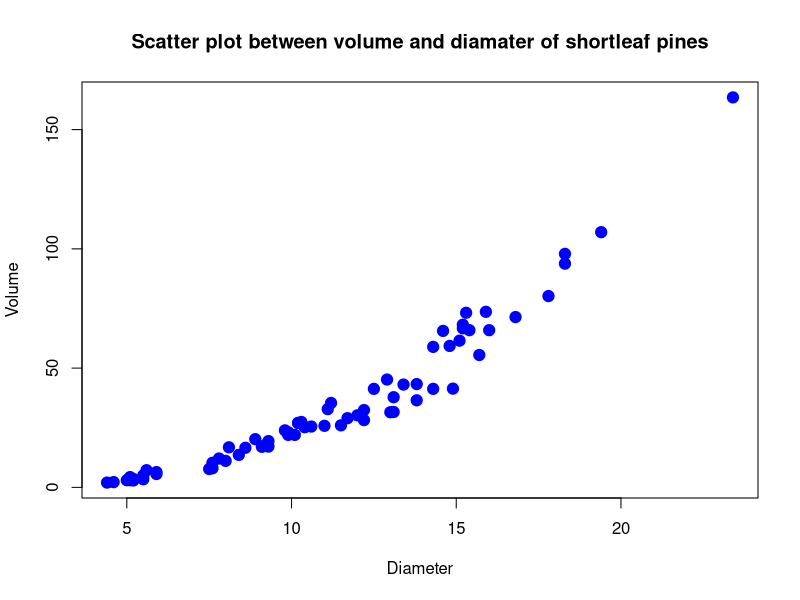
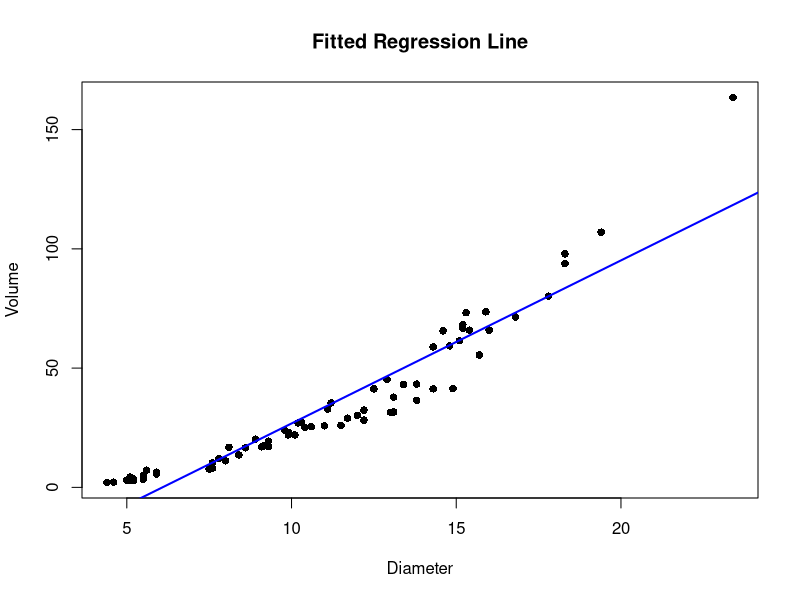
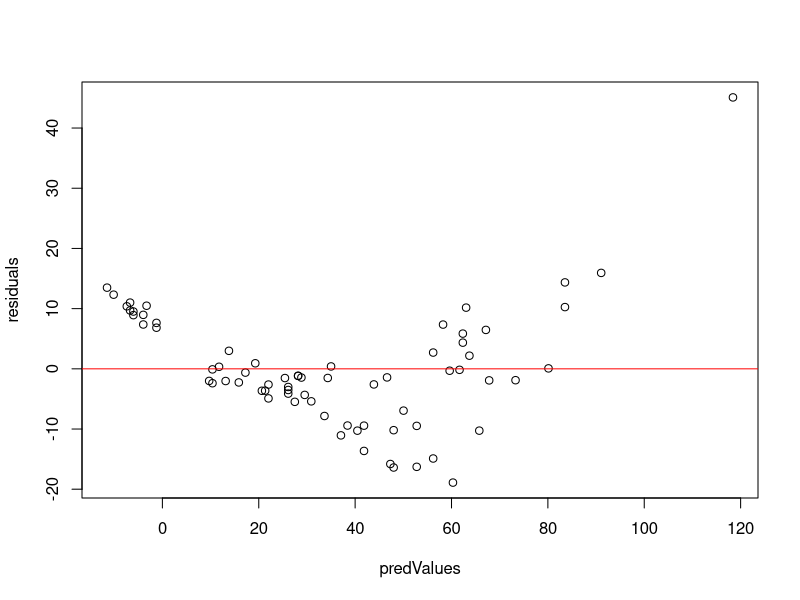
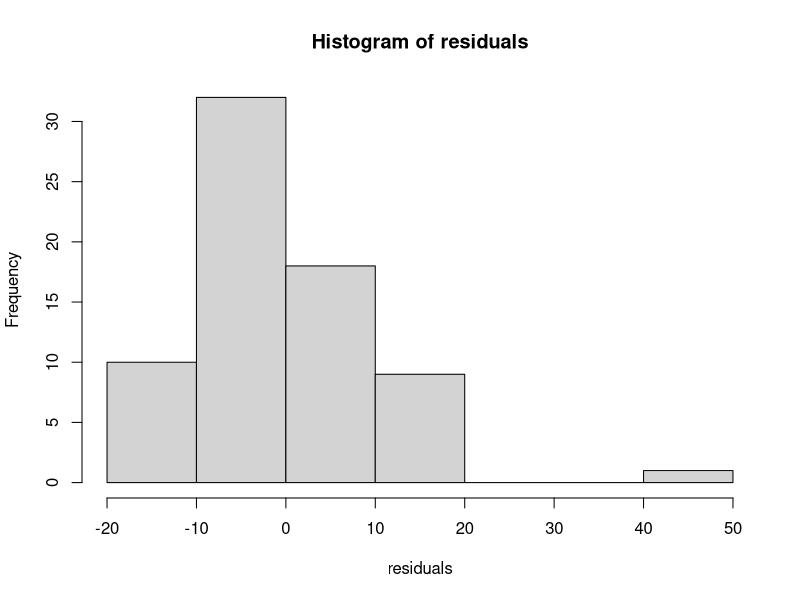
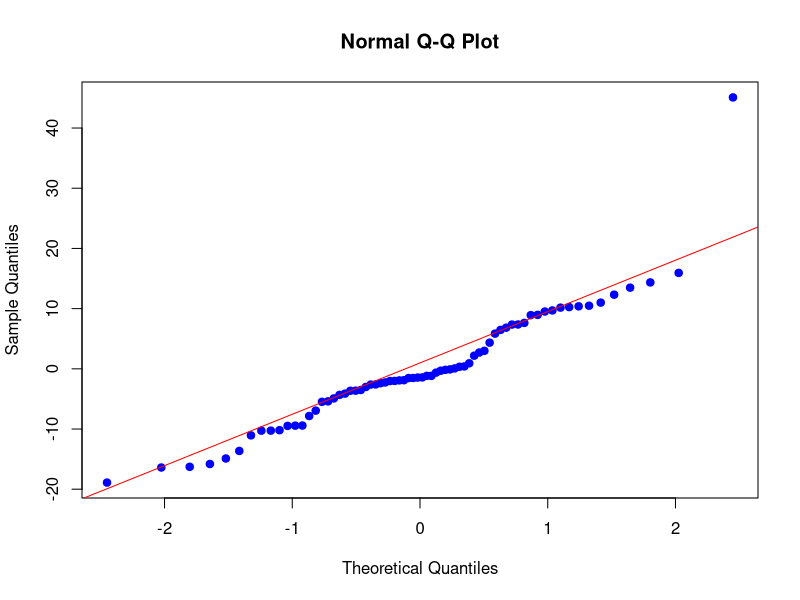
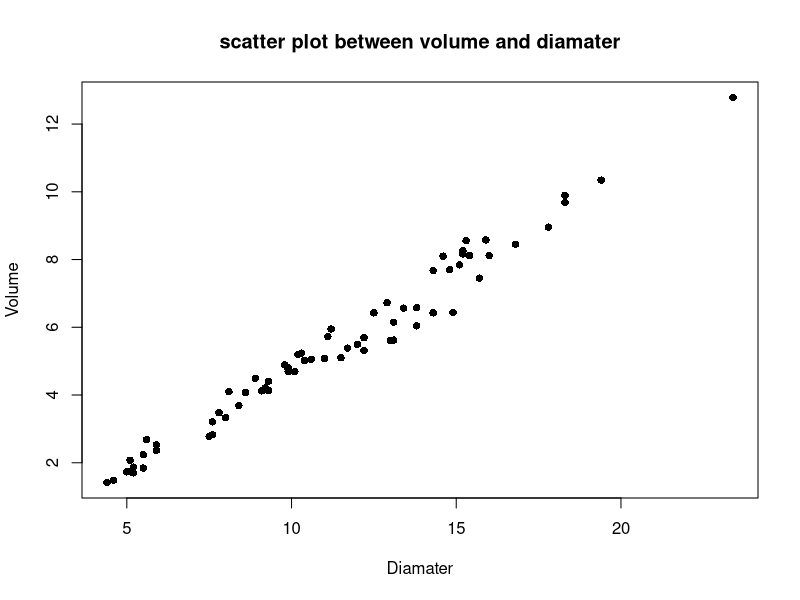
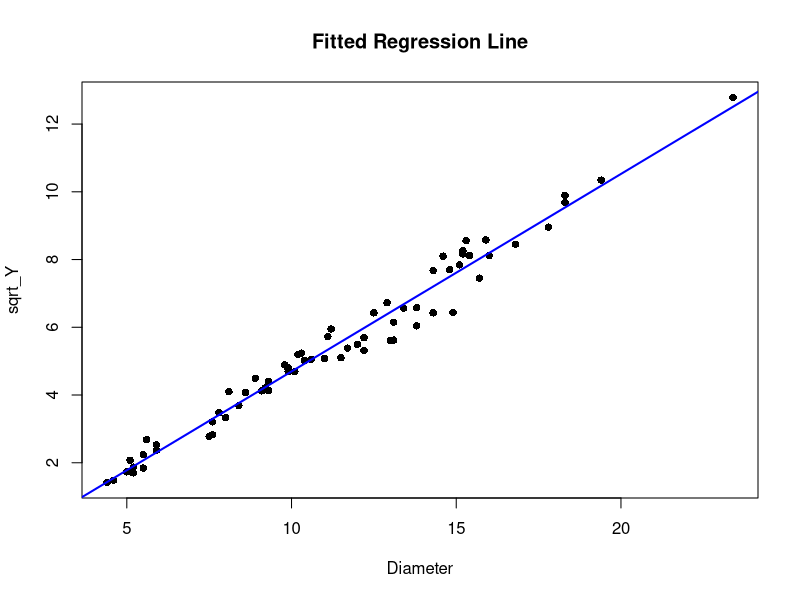
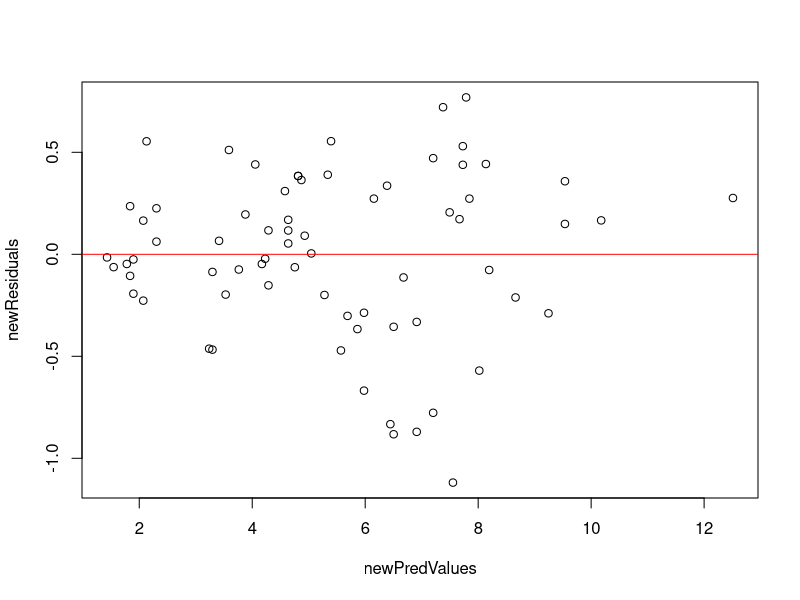

These figures' R source, in order:
## ---- chunk 1
data <- read.table("Shortleaf.txt", header = T, sep = '\t')

attach(data)

## ---- chunk 2
plot(Diameter, Volume, pch = 19, cex = 1.5, col = "blue", main = "Scatter plot between volume and diamater of shortleaf pines")
## ---- chunk 3
r <- cor(Diameter, Volume)
r
## ---- chunk 4
regModel <- lm(Volume~Diameter)
regModel
## ---- chunk 5
plot(Diameter, Volume, pch = 16, main = "Fitted Regression Line")
abline(regModel, col= "blue", lwd = 2)

## ---- chunk 6
# find residuals
residuals <- resid(regModel)
residuals

# find predicted values
predValues <- predict(regModel)
predValues
## ---- chunk 7
m <- mean(residuals)
m
# the zero mean condition holds.
## ---- chunk 8
# plot the predicted values against the residuals
plot(predValues, residuals)
abline(0,0, col="red")
## ---- chunk 9
# Histogram
hist(residuals)

# Q-Q Plot
qqnorm(residuals, pch = 19, col= "blue")
qqline(residuals, col="red")

## Numerical Method
shapiro.test(residuals)
## ---- chunk 10
sqrt_Y = sqrt(Volume)
r = cor(sqrt_Y, Diameter)
r

plot(Diameter, sqrt_Y, pch = 16, ylab = "Volume", xlab = "Diamater", main = "scatter plot between volume and diamater")
## ---- chunk 11
newRegModel <- lm(sqrt_Y~Diameter)
newRegModel
## ---- chunk 12
plot(Diameter, sqrt_Y, pch = 16, main = "Fitted Regression Line")
abline(newRegModel, col= "blue", lwd = 2)
## ---- chunk 13
# find residuals
newResiduals <- resid(newRegModel)
newResiduals

# find predicted values
newPredValues <- predict(newRegModel)
newPredValues
## ---- chunk 14
m <- mean(newResiduals)
m
## ---- chunk 15
# plot the predicted values against the residuals
plot(newPredValues, newResiduals)
abline(0,0, col="red")
## ---- chunk 16
hist(newResiduals)

qqnorm(newResiduals, pch = 19, col= "blue")
qqline(newResiduals, col="red")

shapiro.test(newResiduals)
